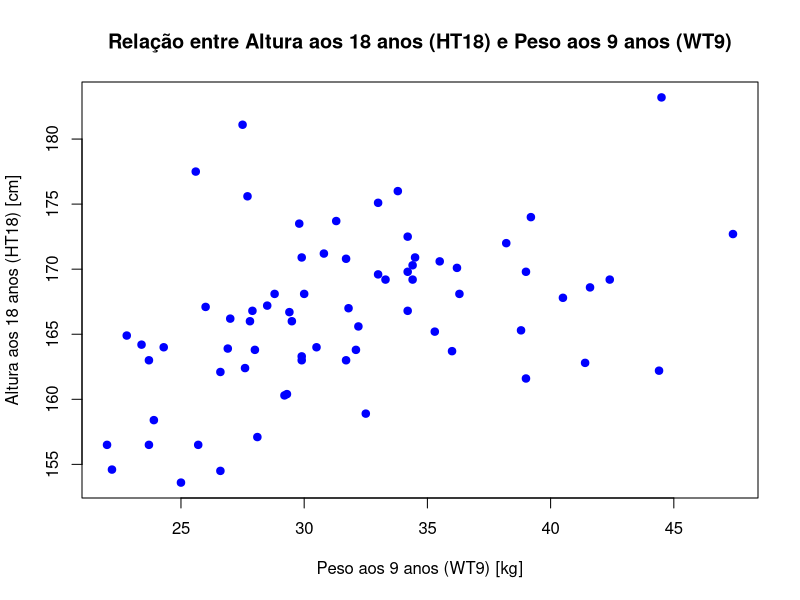
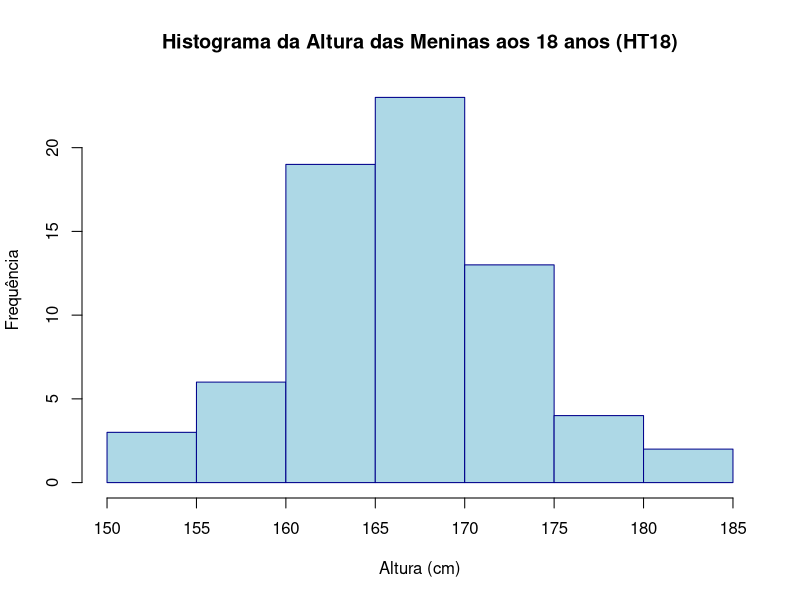
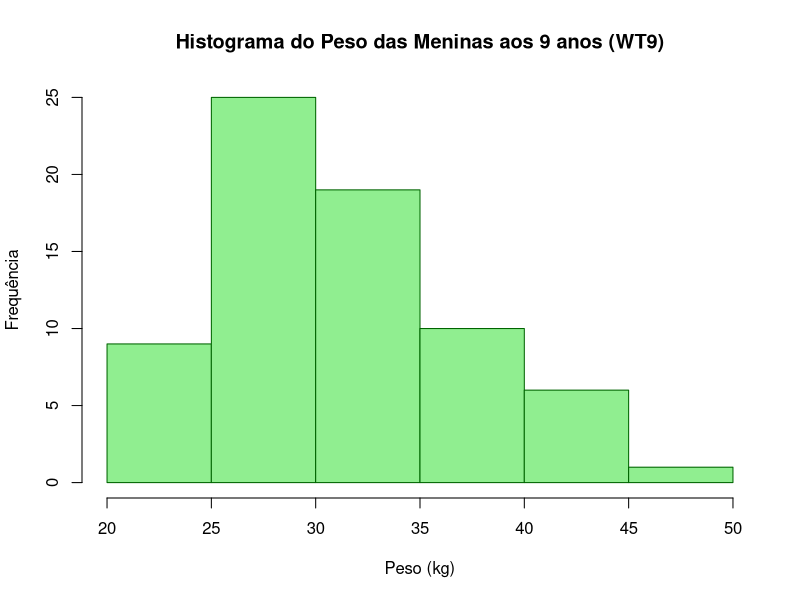

Here is the R script that generated these plots, in order:
# 1. Carregamento dos Dados
# 1.a) 
# Usamos read.csv2() que é o padrão para arquivos com delimitador ';' e decimal ','
# O argumento fileEncoding="latin1" ou similar pode ser necessário dependendo do ambiente
# e do arquivo, mas tentaremos sem ele primeiro.

df_bgs <- read.csv2(
  file = "BGSgirls.csv",
  header = TRUE,
  sep = ";",
  dec = ",",
  row.names = 1 # Usa a primeira coluna como identificador de linha
)

# Exploração da Estrutura dos Dados com str()
print("--- Estrutura do DataFrame (str()) ---")
str(df_bgs)

# Exploração das Primeiras Linhas com head()
print("\n--- Primeiras linhas do DataFrame (head()) ---")
head(df_bgs)

# 1.b)
# Certificando-se de que o DataFrame foi carregado corretamente
df_bgs <- read.csv2(
  file = "BGSgirls.csv",
  header = TRUE,
  sep = ";",
  dec = ",",
  row.names = 1 # Usa a primeira coluna como identificador de linha
)

# Definir as variáveis de interesse
variaveis <- c("HT18", "WT9")

# Calcular as medidas descritivas para cada variável
resultados <- sapply(df_bgs[variaveis], function(x) {
  c(
    Media = mean(x, na.rm = TRUE),
    Mediana = median(x, na.rm = TRUE),
    Desvio_Padrao = sd(x, na.rm = TRUE),
    Minimo = min(x, na.rm = TRUE),
    Maximo = max(x, na.rm = TRUE)
  )
})

# Exibir os resultados
print("--- Medidas Descritivas para HT18 e WT9 ---")
print(resultados)

#1.c)
# GRÁFICO DE DISPERSÃO (HT18 vs. WT9)

# Define o título e os rótulos
titulo_disp <- "Relação entre Altura aos 18 anos (HT18) e Peso aos 9 anos (WT9)"
eixo_x_disp <- "Peso aos 9 anos (WT9) [kg]"
eixo_y_disp <- "Altura aos 18 anos (HT18) [cm]"

# Constrói o gráfico de dispersão
plot(
  x = df_bgs$WT9, 
  y = df_bgs$HT18, 
  main = titulo_disp,
  xlab = eixo_x_disp,
  ylab = eixo_y_disp,
  pch = 19, # Tipo de ponto (círculo sólido)
  col = "blue" # Cor dos pontos
)

# HISTOGRAMA PARA HT18

# Define o título e os rótulos
titulo_hist_ht18 <- "Histograma da Altura das Meninas aos 18 anos (HT18)"
eixo_x_hist_ht18 <- "Altura (cm)"

# Constrói o histograma para HT18
hist(
  df_bgs$HT18,
  main = titulo_hist_ht18,
  xlab = eixo_x_hist_ht18,
  ylab = "Frequência",
  col = "lightblue", 
  border = "darkblue"
)


# HISTOGRAMA PARA WT9

# Define o título e os rótulos
titulo_hist_wt9 <- "Histograma do Peso das Meninas aos 9 anos (WT9)"
eixo_x_hist_wt9 <- "Peso (kg)"

# Constrói o histograma para WT9
hist(
  df_bgs$WT9,
  main = titulo_hist_wt9,
  xlab = eixo_x_hist_wt9,
  ylab = "Frequência",
  col = "lightgreen",
  border = "darkgreen"
)

# 1.d)
# Resposta:A variável HT18 é bastante homogênea (baixo desvio padrão e distribuição Normal), indicando que, apesar das diferenças de peso na infância, a altura final do grupo é consistente. 
#  A variável WT9 apresenta maior dispersão, o que é esperado, pois o peso na infância é mais sensível a fatores ambientais, dietéticos e de desenvolvimento individual. 
#  O peso aos 9 anos (WT9) é um preditor fraco ou moderado da altura final (HT18). A correlação não será perfeita, pois a altura final é um resultado genético complexo, e o peso aos 9 anos reflete o estágio de desenvolvimento atual e o status nutricional.


# 2. Calculos Manuais das Estimativas
# 2.a)
# Montar a matriz de design X
# Adicionar a coluna de 1s para o intercepto e selecionar as variáveis preditoras
# A fórmula do modelo é: HT18 ~ 1 + HT2 + WT2 + HT9 + WT9 + ST9
# O '1' garante a coluna do intercepto.
X <- model.matrix( ~ HT2 + WT2 + HT9 + WT9 + ST9, data = df_bgs)

# Exibir a estrutura e as primeiras 10 linhas
print("--- Estrutura da Matriz de Design X ---")
str(X)

print("\n--- Primeiras 10 linhas da Matriz de Design X ---")
head(X, n = 10)

# 2.b)
# Vetor da Variável Resposta Y (HT18)
Y <- as.matrix(df_bgs$HT18)

# Componentes da Fórmula Matricial

# Transposta de X (X')
Xt <- t(X)

# Produto X'X (X' %*% X)
XtX <- Xt %*% X

# Inversa de X'X
# O solve() calcula a inversa da matriz
XtX_inv <- solve(XtX)

# Produto X'Y (X' %*% Y)
XtY <- Xt %*% Y

# Cálculo dos Coeficientes Estimados (Beta chapéu)
# Beta_chapeu = (X'X)^-1 %*% X'Y
beta_chapeu <- XtX_inv %*% XtY

# Exibir os resultados
print("--- Coeficientes do Modelo (Beta Chapéu) Calculados por Matrizes ---")
print(beta_chapeu)

# 2.c)
# Cálculo dos Coeficientes usando a função lm()
# A função lm() estima o mesmo modelo
modelo_lm <- lm(HT18 ~ HT2 + WT2 + HT9 + WT9 + ST9, data = df_bgs)
beta_chapeu_lm <- coef(modelo_lm)

# Comparação dos Resultados
print("--- Comparação dos Coeficientes Estimados ---")
print("Cálculo Manual (Matricial):")
print(beta_chapeu)

print("\nCálculo R (função lm()):")
print(beta_chapeu_lm)

# 3.a) Valores Preditos e Resíduos

# Y_pred Valores preditos pelo modelo

Y_pred <- X %*% beta_chapeu

residuos <- Y - Y_pred


print("--- Os primeiros 10 Valores Preditos (Y_pred) ---")
head(Y_pred, n = 10)

print("\n--- Primeiros 10 Resíduos (e) ---")
head(residuos, n = 10)

#3.b) 
#A média de Y 
Y_media <- mean(Y)

#1.Soma dos Quadrados Total 

SQ_Total <- sum((Y - Y_media)^2)

#2 (SQ_Residuos)
#(Y - Y_pred)^2 = (residuos)^2

SQ_Residuos <- sum(residuos^2)

# SQ_Regressao:

SQ_Regressao <- sum((Y_pred - Y_media)^2)

# Resultados:
print(paste("SQ_Total:", SQ_Total))
print(paste("SQ_Regressao:", SQ_Regressao))
print(paste("SQ_Residuos:", SQ_Residuos))

# Sumário 
print("\n--- Sumário Completo do Modelo lm() ---")
summary(modelo_lm)

# 3.c) Verificação da Decomposição da Variância

# Soma da Regressão e dos Resíduos
soma_componentes <- SQ_Regressao + SQ_Residuos

print(paste("SQ_Total (calculado):", SQ_Total))
print(paste("SQ_Regressao + SQ_Residuos (soma):", soma_componentes))

# Usamos all.equal() para comparar números de ponto flutuante (evita erros de arredondamento)
verificacao <- all.equal(SQ_Total, soma_componentes)

print(paste("A identidade SQ_Total = SQ_Regressao + SQ_Residuos é verdadeira?", verificacao))

# 4.a Cálculo do R-quadrado 

R_quadrado <- SQ_Regressao / SQ_Total

print(paste("R² (Manual):", R_quadrado))


# 4.b)R-quadrado Ajustado (R²_adj)

# n (número de observações) e p (número de parâmetros)
n <- nrow(X) 
p <- ncol(X) 

# Aplicando a fórmula
R_quadrado_ajustado <- 1 - (((1 - R_quadrado) * (n - 1)) / (n - p))

print(paste("Número de observações (n):", n))
print(paste("Número de parâmetros (p):", p))
print(paste("R² Ajustado (Manual):", R_quadrado_ajustado))


# 5.a) QM_Res e Matriz de Covariâncias

# 1. Calcular o Quadrado Médio dos Resíduos (Estimativa de sigma^2)
# Usamos SQ_Residuos, n, e p que já calculamos nos exercícios 3 e 4.
graus_liberdade_res <- n - p
qm_res <- SQ_Residuos / graus_liberdade_res

print(paste("Quadrado Médio dos Resíduos (QM_Res):", qm_res))

# 2. Calcular a matriz (X^T X)^-1
# Nós já calculamos a inversa em 2.b) para achar os betas.
# O nome da variável no seu script é XtX_inv
print("--- Matriz (X^T X)^-1 ---")
print(XtX_inv)

# 3. Calcular a Matriz de Variâncias-Covariâncias de Beta
# A fórmula é: Var(Beta) = QM_Res * (X^T X)^-1
var_cov_matrix <- qm_res * XtX_inv

print("--- Matriz de Variâncias-Covariâncias dos Coeficientes ---")
print(var_cov_matrix)

# 5.b) Teste t para cada coeficiente

# 1. Extrair os Erros Padrão (Standard Errors - SE)
# O SE de cada beta é a raiz quadrada da diagonal principal da matriz de covariâncias
se_betas <- sqrt(diag(var_cov_matrix))

print("--- Erros Padrão (SE) dos Coeficientes ---")
print(se_betas)

# 2. Calcular os valores t (t-calculado)
# A fórmula é t = (beta_j - 0) / SE(beta_j)
t_valores <- beta_chapeu / se_betas

print("--- Valores t Calculados ---")
print(t_valores)

# 3. Encontrar o valor t crítico (t-tabelado)
# Para um teste bicaudal com alfa = 0.05 
# Usamos qt(0.975) pois 0.025 fica em cada cauda.
alfa <- 0.05
t_critico <- qt(1 - (alfa / 2), df = graus_liberdade_res)

print(paste("Valor t-crítico para alfa=0.05:", t_critico))

# 5.c) Intervalos de Confiança de 95% para os coeficientes

# 1. Calcular a Margem de Erro
# A fórmula é: t_critico * SE(beta_j)
margem_erro <- t_critico * se_betas

# 2. Calcular os limites do IC
ic_limite_inferior <- beta_chapeu - margem_erro
ic_limite_superior <- beta_chapeu + margem_erro

# 3. Juntar tudo em um data.frame para facilitar a leitura
# (Usamos as.vector() para garantir que os nomes das linhas de 'beta_chapeu' sejam usados)
resultados_coeficientes <- data.frame(
  Variavel = rownames(beta_chapeu),
  Coeficiente = as.vector(beta_chapeu),
  Erro_Padrao = se_betas,
  t_Valor_Calc = t_valores,
  IC_Inferior_95 = ic_limite_inferior,
  IC_Superior_95 = ic_limite_superior
)

print("--- Tabela de Coeficientes, Teste t e IC 95% (Manual) ---")
print(resultados_coeficientes)

# Vamos também imprimir os resultados da função lm() para comparar
print("\n--- Comparação com a Saída Padrão do R (summary) ---")
print(summary(modelo_lm)$coefficients)

# 5.d) Interpretação: Quais variáveis são significativas?

# Uma variável é significativa se o valor 0 (zero) NÃO estiver
# dentro do seu intervalo de confiança (IC_Inferior_95 a IC_Superior_95).
# Ou, de forma equivalente, se |t_Valor_Calc| > t_critico.

print("--- Análise de Significância (alfa = 0.05) ---")

# Usamos a tabela que criamos
for (i in 1:nrow(resultados_coeficientes)) {
  var_nome <- resultados_coeficientes$Variavel[i]
  ic_inf <- resultados_coeficientes$IC_Inferior_95[i]
  ic_sup <- resultados_coeficientes$IC_Superior_95[i]
  
  # Checamos se 0 está no intervalo
  if (ic_inf < 0 && ic_sup > 0) {
    print(paste("Variável", var_nome, "NÃO é significativa (Intervalo [", round(ic_inf, 4), ";", round(ic_sup, 4), "] contém 0)"))
  } else {
    print(paste("Variável", var_nome, "É SIGNIFICATIVA (Intervalo [", round(ic_inf, 4), ";", round(ic_sup, 4), "] NÃO contém 0)"))
  }
}

# 6.a) Cálculos Manuais para uma nova observação

# 1. Criar o vetor da nova observação (x_0)
# Este vetor PRECISA ter a mesma estrutura da matriz X,
# incluindo o 1 para o intercepto.
# Ordem: (Intercept), HT2, WT2, HT9, WT9, ST9
x_0 <- matrix(c(1, 90, 12, 135, 30, 20), ncol = 1)

# Precisamos também da versão transposta (1x6) para os cálculos
x0_t <- t(x_0)

# 2. Calcular o Valor Predito (y_pred_nova) 
# Fórmula: y_0 = x_0^T * beta_chapeu
y_pred_nova <- x0_t %*% beta_chapeu

print(paste("Valor Predito para a nova menina:", y_pred_nova))

# 3. Calcular o Intervalo de Confiança de 95% para a média 
# Fórmula: y_0 ± t_critico * sqrt(QM_Res * (x_0^T * (X^T*X)^-1 * x_0))

# 3.1. Calcular o Erro Padrão da Média (SE_Conf)
# (Usamos XtX_inv, qm_res, e t_critico dos exercícios anteriores)
se_conf_parte_interna <- x0_t %*% XtX_inv %*% x_0
se_conf <- sqrt(qm_res * se_conf_parte_interna)

# 3.2. Calcular a Margem de Erro
margem_erro_conf <- t_critico * se_conf

# 3.3. Calcular o IC de Confiança
ic_conf_inf <- y_pred_nova - margem_erro_conf
ic_conf_sup <- y_pred_nova + margem_erro_conf

print(paste("IC de 95% para a Média: [", round(ic_conf_inf, 4), ";", round(ic_conf_sup, 4), "]"))


# 4. Calcular o Intervalo de Predição de 95% para o individual 
# Fórmula: y_0 ± t_critico * sqrt(QM_Res * (1 + x_0^T * (X^T*X)^-1 * x_0))

# 4.1. Calcular o Erro Padrão da Predição (SE_Pred)
# Note o "1 + " dentro da raiz
se_pred_parte_interna <- 1 + se_conf_parte_interna
se_pred <- sqrt(qm_res * se_pred_parte_interna)

# 4.2. Calcular a Margem de Erro
margem_erro_pred <- t_critico * se_pred

# 4.3. Calcular o IC de Predição
ic_pred_inf <- y_pred_nova - margem_erro_pred
ic_pred_sup <- y_pred_nova + margem_erro_pred

print(paste("IP de 95% para o Indivíduo: [", round(ic_pred_inf, 4), ";", round(ic_pred_sup, 4), "]"))

# 6.b) Comparação com a função predict()

# 1. Criar um novo data.frame com os dados da menina
# Os nomes das colunas DEVEM ser idênticos aos do data.frame original
nova_menina_df <- data.frame(
  HT2 = 90,
  WT2 = 12,
  HT9 = 135,
  WT9 = 30,
  ST9 = 20
)

# 2. Usar predict() para o Intervalo de Confiança
# (Usamos o 'modelo_lm' que você já criou)
pred_conf_r <- predict(modelo_lm, newdata = nova_menina_df, interval = "confidence", level = 0.95)

print("--- Comparação com R: Intervalo de Confiança ---")
print(pred_conf_r)

# 3. Usar predict() para o Intervalo de Predição
pred_pred_r <- predict(modelo_lm, newdata = nova_menina_df, interval = "prediction", level = 0.95)

print("--- Comparação com R: Intervalo de Predição ---")
print(pred_pred_r)


# 6.c) Comparação e Explicação dos Intervalos

# Como observado nos resultados, o Intervalo de Predição (IP) de [162.77, 176.95] 
# é visivelmente mais amplo do que o Intervalo de Confiança (IC) de [167.04, 172.68].

# O Intervalo de Predição é sempre mais amplo porque ele precisa levar em conta 
# duas fontes de incerteza, enquanto o Intervalo de Confiança leva em conta apenas uma:

# 1. Incerteza do Modelo (Comum aos dois): 
#    É a incerteza sobre a localização exata da linha de regressão média. 
#    Não temos certeza se a altura média prevista de 169.86 cm é o valor verdadeiro; 
#    ele poderia ser 168 cm ou 171 cm. O IC quantifica apenas essa incerteza.

# 2. Incerteza Individual (Apenas no IP): 
#    Esta é a variabilidade aleatória natural (o erro $\epsilon_i$) que faz 
#    com que uma observação individual (uma menina específica) não caia 
#    exatamente sobre a linha da média.

# Portanto, para prever a altura de uma única menina, precisamos considerar 
# a incerteza sobre onde está a média (Incerteza 1) E a incerteza de quão 
# longe essa menina específica pode estar dessa média (Incerteza 2). 
# Essa fonte adicional de variabilidade torna o Intervalo de Predição mais amplo.

# 6.d) Explicação Conceitual (Respostas)

# --- Intervalo de Confiança (para o valor médio) ---
# Conceito: Estima um intervalo para o valor médio esperado ($\mu_y$) de todas 
# as observações que possuem um conjunto específico de preditores ($x_0$).

# Pergunta que responde: "Se pegássemos um grupo grande de meninas, todas com 
# HT2=90, WT2=12, HT9=135, etc., qual seria a altura média desse grupo?"

# Interpretação: "Temos 95% de confiança de que a altura média de todas as 
# meninas com essas características está entre 167.04 cm e 172.68 cm."

# --- Intervalo de Predição (para um valor individual) ---
# Conceito: Estima um intervalo para o valor de uma única e nova observação 
# ($y_0$) que possui um conjunto específico de preditores ($x_0$).

# Pergunta que responde: "Se eu selecionar uma próxima menina ao acaso que 
# tenha essas características, qual será a altura dela?"
#
# Interpretação: "Temos 95% de confiança de que a altura de uma menina 
# individual com essas características estará entre 162.77 cm e 176.95 cm."